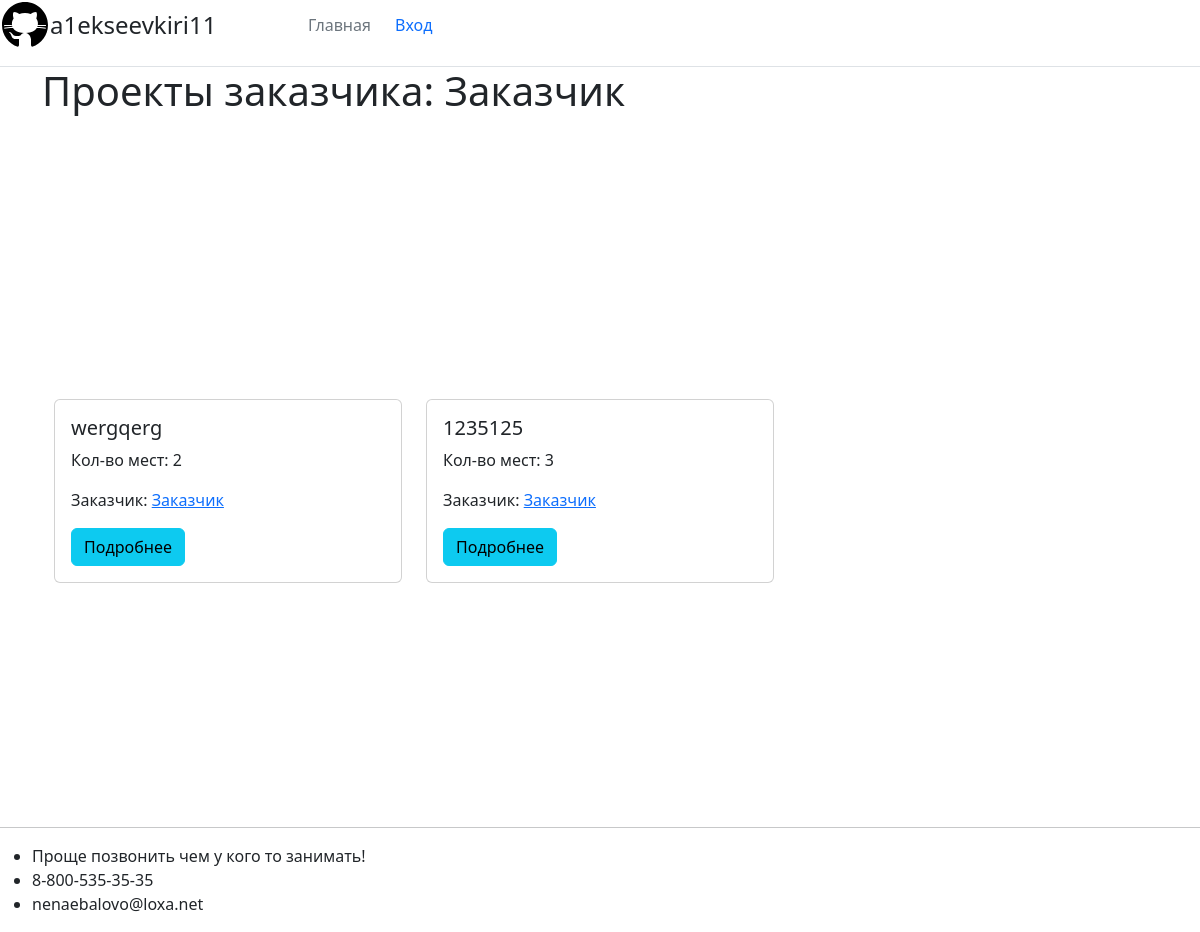
/user/Заказчик, run on an earlier commit of the app's database.
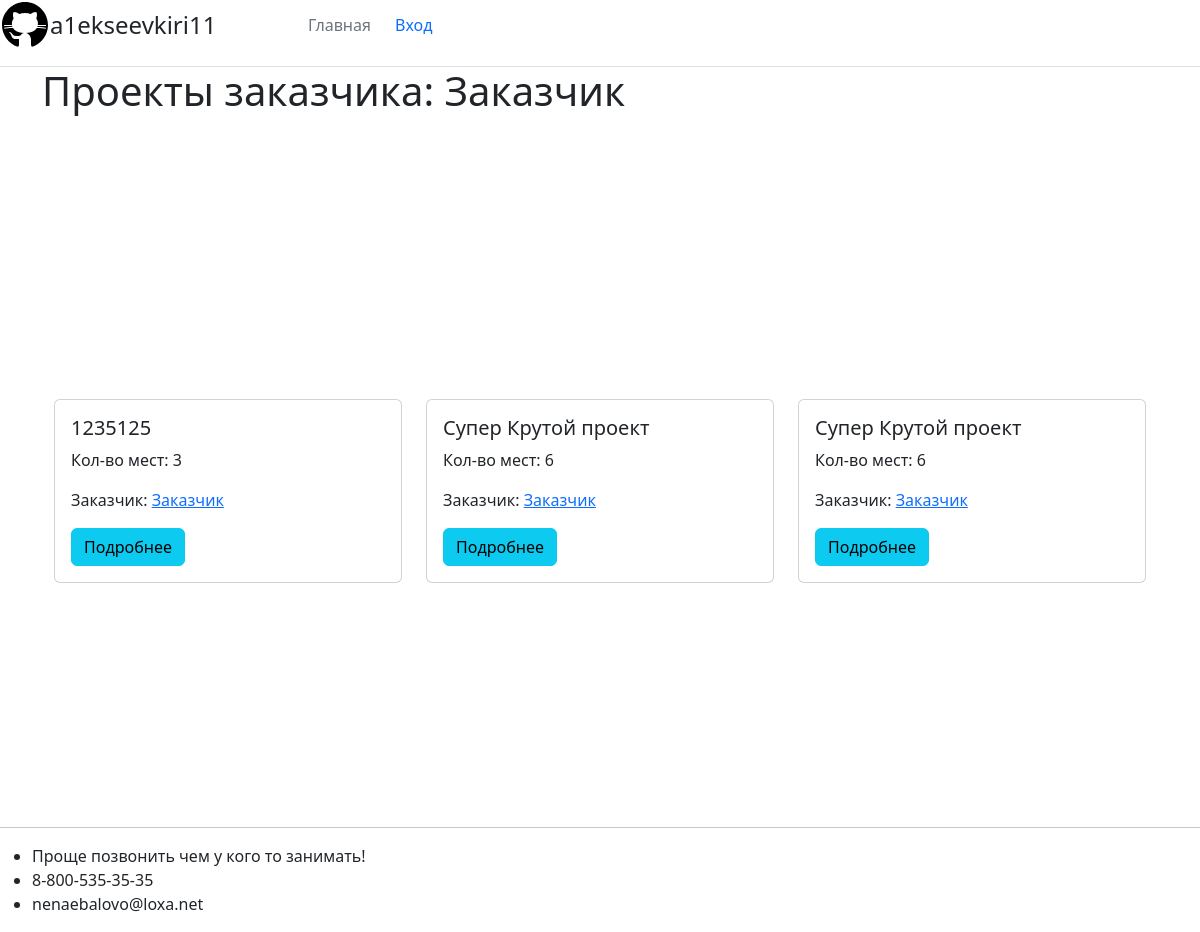
And on a later commit of the database.
### showcase_projects/models.py (models this page shows, shortened)
class Project(models.Model):
    title = models.CharField(max_length=100)
    place = models.IntegerField(default=0)
    customer = models.ForeignKey(User, on_delete=models.CASCADE)

### showcase_projects/views.py (the view)
# urls.py: path('user/<str:username>', ProjectUserListView.as_view(), name='project-user'),
class ProjectUserListView(ListView):
    model = Project
    template_name = 'showcase_projects/project_user.html'
    context_object_name = 'projects'
    def get_queryset(self):
        user = get_object_or_404(User, username=self.kwargs.get('username'))
        return Project.objects.filter(customer=user)

### showcase_projects/templates/showcase_projects/project_user.html (shortened to what this page needs)
{% extends "showcase_projects/base.html" %}
{% block content %}
<h1 class="mb-3">Проекты заказчика: {{ view.kwargs.username }}</h1>
<div style="min-height: 85vh; display: flex; justify-content: center; align-items: center;">
    <div class="container mt-5">
        <div class="row mt-3">
            {% if projects %}
                {% for project in projects %}
                <div class="col-md-4 mb-4">
                    <div class="card">
                        <div class="card-body">
                            <h5 class="card-title">{{ project.title }}</h5>
                            <p class="card-text">Кол-во мест: {{ project.place }}</p>
                            <p class="card-text">Заказчик:
                                <a href="{% url 'project-user' project.customer.username %}" class="card-text">{{ project.customer.username }}</a>
                            </p>
                            <a href="{% url 'project-detail' project.id %}" class="btn btn-info">Подробнее</a>
                        </div>
                    </div>
                </div>
                {% endfor %}
            {% else %}
                <h2>Проектов нет!</h2>
            {% endif %}
        </div>
    </div>
</div>
{% endblock content %}

What changed in the data, as far as the page shows it:
removed Project: title "wergqerg", place "2", customer.username "Заказчик"
added Project: title "Супер Крутой проект", place "6", customer.username "Заказчик"
added Project: title "Супер Крутой проект", place "6", customer.username "Заказчик"
